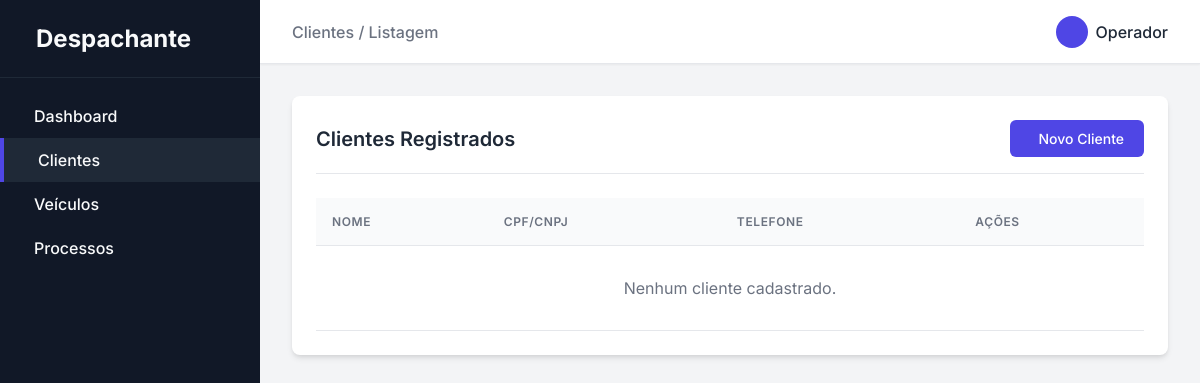
Before: /clientes with the older database file.
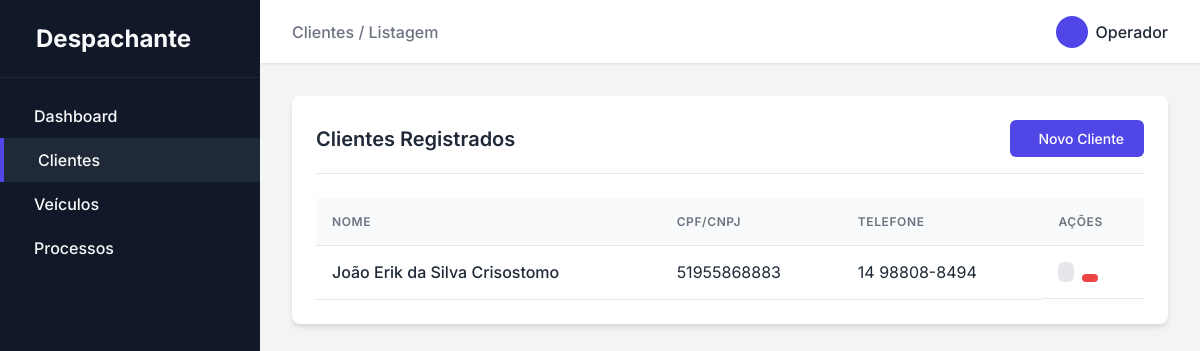
After: the same page with the newer database file.
### app/models.py (models this page shows)
class Cliente(db.Model):
    __tablename__ = 'cliente'
    id = db.Column(db.Integer, primary_key=True)
    nome = db.Column(db.String(50), nullable=False)
    vencimento_cnh = db.Column(db.Date, nullable=False)
    nome_pai = db.Column(db.String(50), nullable=False)
    nome_mae = db.Column(db.String(50), nullable=False)
    cpf__cnpj = db.Column(db.String(50), nullable=False)
    rg = db.Column(db.String(50), nullable=False)
    data_nascimento = db.Column(db.Date, nullable=False)
    email = db.Column(db.String(50), nullable=False)
    telefone = db.Column(db.String(50), nullable=False)
    endereco_id = db.Column(db.Integer, db.ForeignKey('endereco.id'))
    veiculos = db.relationship('Veiculo', backref='cliente', lazy=True)
    processos = db.relationship('Processo', backref='cliente', lazy=True)

### app/routes/home.py (the view)
@bp.route('/clientes')
def clientes():
    clientes = Cliente.query.all()
    return render_template('clientes/index.html', clientes=clientes)

### app/templates/clientes/index.html (shortened to what this page needs)
{% extends 'base.html' %}
{% block breadcrumb %}Clientes / Listagem{% endblock %}
{% block content %}
<div class="card">
    <div class="card-header">
        <h2 class="card-title">Clientes Registrados</h2>
        <a href="{{ url_for('home.cliente_novo') }}" class="btn btn-primary">
            Novo Cliente
        </a>
    </div>
    <div class="table-responsive">
        <table class="table">
            <thead>
                <tr>
                    <th>Nome</th>
                    <th>CPF/CNPJ</th>
                    <th>Telefone</th>
                    <th>Ações</th>
                </tr>
            </thead>
            <tbody>
                {% for cliente in clientes %}
                <tr>
                    <td style="font-weight: 500;">{{ cliente.nome }}</td>
                    <td>{{ cliente.cpf__cnpj }}</td>
                    <td>{{ cliente.telefone }}</td>
                    <td class="actions" style="display: flex; gap: 0.5rem;">
                        <a href="{{ url_for('home.cliente_editar', id=cliente.id) }}" class="btn btn-secondary" style="padding: 0.25rem 0.5rem;"></a>
                        <form action="{{ url_for('home.cliente_excluir', id=cliente.id) }}" method="POST" style="margin: 0; display: inline;" onsubmit="return confirm('Tem certeza que deseja excluir este cliente? Isso pode afetar veículos e processos vinculados.');">
                            <button type="submit" class="btn btn-danger" style="padding: 0.25rem 0.5rem; border: none; cursor: pointer;"></button>
                        </form>
                    </td>
                </tr>
                {% else %}
                <tr>
                    <td colspan="4" style="text-align: center; color: var(--text-muted); padding: 2rem;">Nenhum cliente cadastrado.</td>
                </tr>
                {% endfor %}
            </tbody>
        </table>
    </div>
</div>
{% endblock %}

Changed rows visible on the page:
added Cliente: nome "João Erik da Silva Crisostomo", cpf__cnpj "51955868883", telefone "14 98808-8494"
Other visible differences:
text no longer shown: "Nenhum cliente cadastrado."
